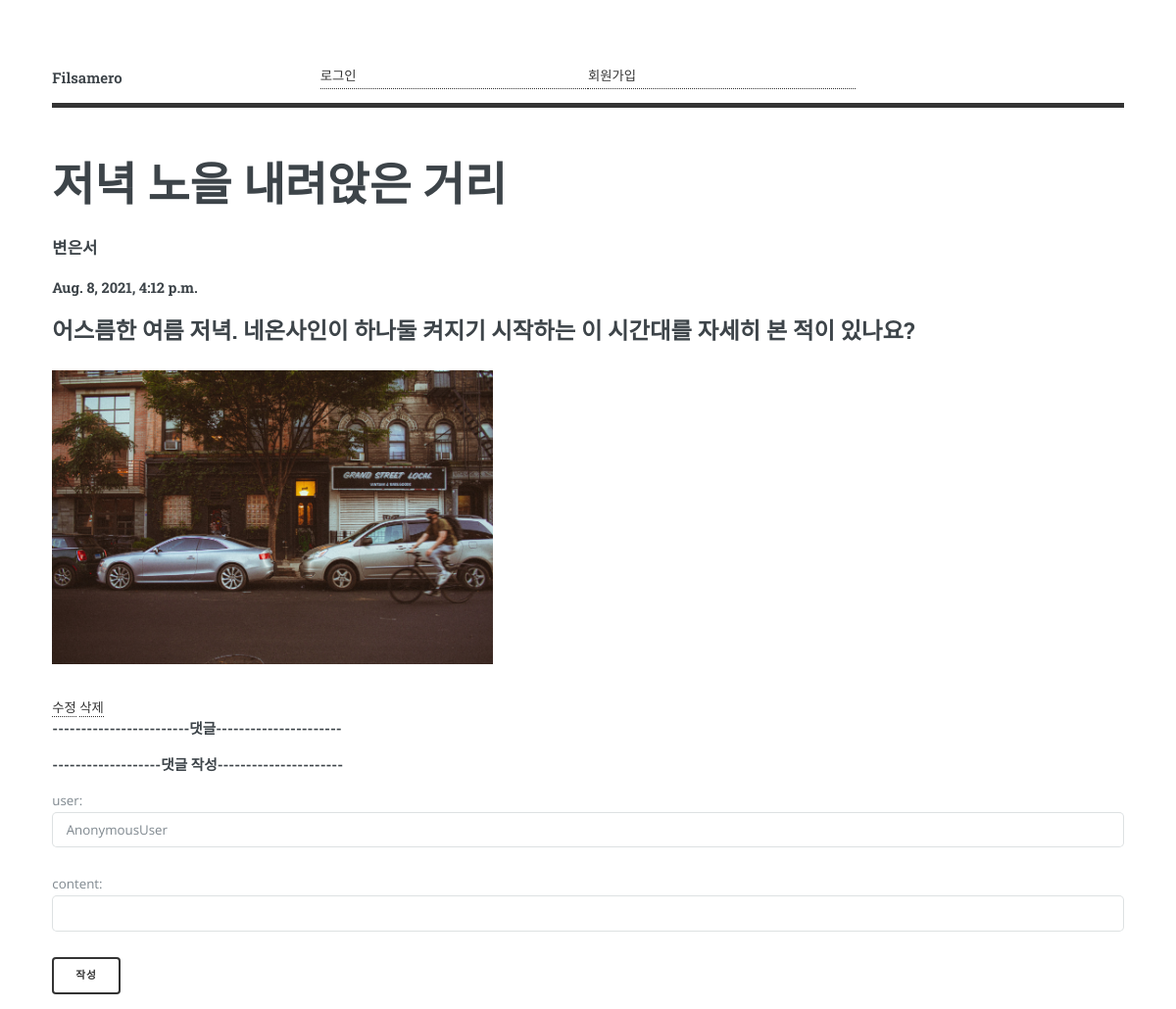
Page /detail/1/ on the committed database.
### blogApp/models.py (models this page shows, shortened)
class Blog(models.Model):
    objects = models.Manager()
    title = models.CharField(max_length=100)
    writer = models.CharField(max_length=100)
    pub_date = models.DateTimeField()
    body = models.TextField()
    image = models.ImageField(upload_to = 'images/', default = "")

### blogApp/views.py (the view)
# urls.py: path('detail/<int:id>/', detail, name="detail"),  # detail 페이지
def detail(request,id):
    detail_data = get_object_or_404(Blog,pk=id)
    comments = Comment.objects.filter(blog_id = id)
    context= {
        'title' : detail_data.title,
        'writer' : detail_data.writer,
        'pub_date' : detail_data.pub_date,
        'body' : detail_data.body,
        'id' : id,
        'comments' : comments,
        'image' : detail_data.image
    }
    return render(request,'community_detail.html',context)

### blogApp/templates/community_detail.html (shortened to what this page needs)
{% load static %}
<!DOCTYPE html>
<html>
  <head>
    <link rel="stylesheet" href="{% static 'css/main.css' %}" />
  </head>
  <body class="is-preload">
    <div id="wrapper">
		<div id="main">
		  <div class="inner">
			<header id="header">
				<a href="{% url 'mainpage' %}" class="logo"><strong>Filsamero</strong></a>
				{% if user.is_authenticated %}
				<a href = "{% url 'logout' %}" >로그아웃</a>
				{% else %}
				<a href = "{% url 'login' %}" >로그인</a>
				<a href = "{% url 'signup' %}">회원가입</a>
				{% endif %}
			  <ul class="icons">
			  </ul>
			</header>
			<section id="banner">
			  <div class="content">
                <h1>{{title}}</h1>
                <h3>{{writer}}</h3>
                <h4>{{pub_date}}</h4>
                <h2>{{body}}</h2>
                <img src="{{image.url}}" height="300"/>
                <a href="{% url 'update_page' id %}">수정</a>
                <a href="{% url 'delete' id %}">삭제</a>
                <h4>------------------------댓글----------------------</h4>
                <h4>-------------------댓글 작성----------------------</h4>
                <form action="{% url 'create_comment' id %}" method="POST" enctype="multipart/form-data">
                    <p>user: <input type="text" name="user" value="{{user}}"></p>
                    <p>content: <input type="text" name="content" value="{{content}}"></p>
                    <button type="submit">작성</button>
                </form>
			  </div>
			</section>
		  </div>
		</div>
	  </div>
	</body>
  </html>

### rows in the picture
Blog: title "저녁 노을 내려앉은 거리", writer "변은서", pub_date "Aug. 8, 2021, 4:12 p.m.", body "어스름한 여름 저녁. 네온사인이 하나둘 켜지기 시작하는 이 시간대를 자세히 본 적이 있나요?"
